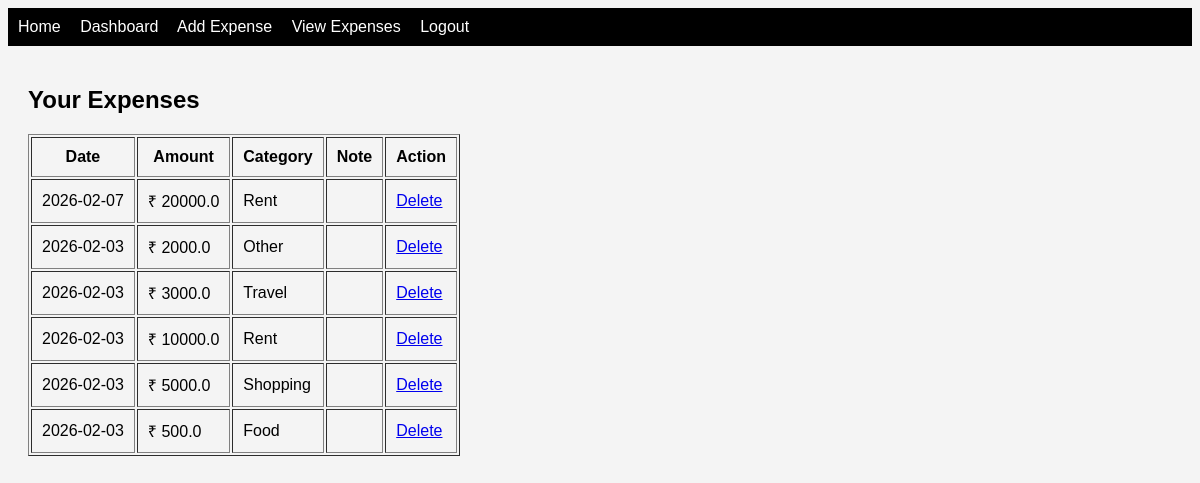
/expenses (signed in), run on the app's committed database.
### tables this page shows
CREATE TABLE expenses(
            id INTEGER PRIMARY KEY AUTOINCREMENT,
            user_id INTEGER NOT NULL,
            date TEXT NOT NULL,
            amount REAL NOT NULL,
            category TEXT NOT NULL,
            note TEXT,
            FOREIGN KEY(user_id) REFERENCES users(id)
        );

### app.py (the view)
@app.route("/expenses")
def expenses():
    if "user_id" not in session:
        flash("Please login first!", "danger")
        return redirect(url_for("login"))
    conn = sqlite3.connect(DATABASE)
    cursor = conn.cursor()
    cursor.execute("""
        SELECT id, date, amount, category, note
        FROM expenses
        WHERE user_id=?
        ORDER BY id DESC
    """, (session["user_id"],))
    all_expenses = cursor.fetchall()
    conn.close()
    return render_template("expenses.html", expenses=all_expenses)

### templates/expenses.html (shortened to what this page needs)
{% extends "base.html" %}
{% block content %}
<h2>Your Expenses</h2>
<table border="1" cellpadding="10">
    <tr>
        <th>Date</th>
        <th>Amount</th>
        <th>Category</th>
        <th>Note</th>
        <th>Action</th>
    </tr>
    {% for e in expenses %}
    <tr>
        <td>{{ e[1] }}</td>
        <td>₹ {{ e[2] }}</td>
        <td>{{ e[3] }}</td>
        <td>{{ e[4] }}</td>
        <td>
            <a href="/delete-expense/{{ e[0] }}" onclick="return confirm('Delete this expense?')">Delete</a>
        </td>
    </tr>
    {% endfor %}
</table>
{% endblock %}

### static/style.css (style rules this page uses)
body { font-family: Arial, sans-serif; background: #f4f4f4; }

### data on the page
expenses: date "2026-02-07", amount "20000.0", category "Rent"
expenses: date "2026-02-03", amount "2000.0", category "Other"
expenses: date "2026-02-03", amount "3000.0", category "Travel"
expenses: date "2026-02-03", amount "10000.0", category "Rent"
expenses: date "2026-02-03", amount "5000.0", category "Shopping"
expenses: date "2026-02-03", amount "500.0", category "Food"
